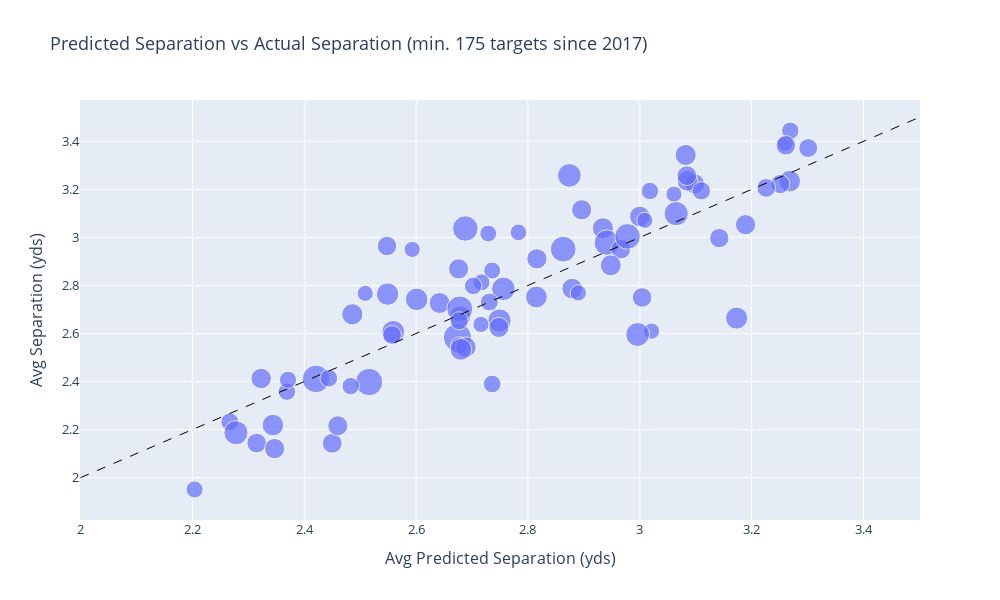

Write notebook code for a chart like this one.
### Markdown cell above
## Player Evaluation

### Code cell
import plotly.express as px

fig = px.scatter(Final_ES, x="Pred_Sep", y="Separation", size="Targets",
           hover_name="Receiver", width=1000, height=600, 
                 labels={
                     "Pred_Sep":'Predicted Separation',
                     "Pass Yds": "Rec Yards Per Target",
                     "Cmp": "Catch Rate",
                     'Air_Yds': 'Average Air Yards Per Target'
                 },
                title="Predicted Separation vs Actual Separation (min. 175 targets since 2017) ")

fig.update_layout(
    xaxis_title="Avg Predicted Separation (yds)",
    yaxis_title="Avg Separation (yds)",
    font=dict(
        size=13))

fig.add_shape(
        # Diagonal line
            type="line",
            x0=2,
            y0=2,
            x1=3.5,
            y1=3.5,
            line=dict(
                color="Black",
                width=1,
                dash="dash",
            )
)

fig.show()

### Figure 1 — Plotly figure (JSON) as saved in the notebook; plotly's stock layout.template omitted (floating-point values rounded to 4 significant figures)
{"data": [{"hovertemplate": "<b>%{hovertext}</b><br><br>Predicted Separation=%{x}<br>Separation=%{y}<br>Targets=%{marker.size}<extra></extra>", "hovertext": ["Ted Ginn", "Davante Adams", "Sammy Watkins", "Tyreek Hill", "DeSean Jackson", "Calvin Ridley", "Christian Kirk", "Cooper Kupp", "Will Fuller", "Keelan Cole", "Corey Davis", "Tyler Lockett", "Amari Cooper", "Brandin Cooks", "Adam Humphries", "Tyler Higbee", "Danny Amendola", "Adam Thielen", "Travis Kelce", "Julian Edelman", "Robby Anderson", "Dede Westbrook", "Antonio Brown", "Jarvis Landry", "Kenny Stills", "Robert Woods", "Taylor Gabriel", "Nelson Agholor", "Odell Beckham", "Cole Beasley", "Eric Ebron", "JuJu Smith-Schuster", "Willie Snead", "Emmanuel Sanders", "Jack Doyle", "Stefon Diggs", "Tyler Boyd", "Austin Hooper", "Keenan Allen", "George Kittle", "Evan Engram", "Randall Cobb", "Doug Baldwin", "Sterling Shepard", "Courtland Sutton", "Chris Godwin", "DeAndre Hopkins", "John Brown", "Michael Gallup", "Zach Ertz", "A.J. Green", "Jordy Nelson", "Mohamed Sanu", "D.J. Moore", "Michael Thomas", "Tyrell Williams", "Julio Jones", "Curtis Samuel", "Demaryius Thomas", "Kyle Rudolph", "Marvin Jones", "Michael Crabtree", "Mike Evans", "Jermaine Kearse", "Zay Jones", "T.Y. Hilton", "Jamison Crowder", "Alshon Jeffery", "Jimmy Graham", "Jared Cook", "Allen Robinson", "Cameron Brate", "Mike Williams", "DeVante Parker", "Golden Tate", "Devin Funchess", "Kenny Golladay", "Larry Fitzgerald", "Rob Gronkowski"], "legendgroup": "", "marker": {"color": "#636efa", "size": [188, 432, 253, 373, 172, 184, 174, 296, 174, 192, 271, 270, 336, 338, 236, 173, 285, 369, 442, 297, 299, 265, 347, 432, 234, 392, 202, 278, 291, 260, 259, 315, 173, 291, 201, 361, 283, 252, 451, 309, 244, 225, 190, 273, 204, 268, 504, 276, 196, 436, 212, 175, 293, 214, 530, 206, 497, 193, 281, 233, 258, 208, 387, 177, 220, 314, 272, 310, 249, 254, 260, 175, 194, 267, 324, 201, 273, 378, 209], "sizemode": "area", "sizeref": 1.325, "symbol": "circle"}, "mode": "markers", "name": "", "orientation": "v", "showlegend": false, "type": "scatter", "x": [2.729, 2.688, 2.548, 2.874, 2.509, 2.783, 3.061, 3.082, 2.593, 2.736, 2.676, 2.896, 2.549, 2.601, 3.301, 3.26, 3, 2.756, 2.863, 2.934, 2.486, 3.098, 2.559, 2.941, 2.557, 3.065, 3.018, 3.085, 2.642, 2.966, 3.084, 2.815, 3.009, 2.679, 3.269, 2.749, 2.879, 3.261, 2.678, 3.268, 3.251, 3.11, 2.717, 2.816, 2.369, 2.748, 2.421, 2.323, 2.371, 2.978, 2.267, 2.716, 2.948, 2.731, 2.674, 2.702, 2.516, 2.677, 2.689, 3.226, 2.315, 2.444, 2.278, 2.89, 2.677, 2.68, 3.189, 2.344, 3.142, 3.004, 2.45, 3.021, 2.204, 2.46, 3.173, 2.483, 2.347, 2.996, 2.736], "xaxis": "x", "y": [3.016, 3.037, 2.964, 3.258, 2.767, 3.021, 3.18, 3.343, 2.95, 2.862, 2.869, 3.115, 2.764, 2.742, 3.372, 3.392, 3.087, 2.786, 2.951, 3.038, 2.68, 3.223, 2.607, 2.978, 2.594, 3.099, 3.193, 3.235, 2.727, 2.951, 3.257, 2.752, 3.071, 2.671, 3.444, 2.654, 2.787, 3.383, 2.702, 3.234, 3.222, 3.194, 2.813, 2.911, 2.358, 2.625, 2.411, 2.413, 2.407, 3.004, 2.232, 2.638, 2.884, 2.731, 2.583, 2.798, 2.398, 2.551, 2.543, 3.206, 2.144, 2.414, 2.187, 2.769, 2.653, 2.534, 3.053, 2.219, 2.997, 2.75, 2.143, 2.61, 1.951, 2.216, 2.664, 2.381, 2.121, 2.596, 2.39], "yaxis": "y"}], "layout": {"font": {"size": 13}, "height": 600, "legend": {"itemsizing": "constant", "tracegroupgap": 0}, "shapes": [{"line": {"color": "Black", "dash": "dash", "width": 1}, "type": "line", "x0": 2, "x1": 3.5, "y0": 2, "y1": 3.5}], "title": {"text": "Predicted Separation vs Actual Separation (min. 175 targets since 2017) "}, "width": 1000, "xaxis": {"anchor": "y", "autorange": true, "domain": [0, 1], "range": [1.999, 3.501], "title": {"text": "Avg Predicted Separation (yds)"}, "type": "linear"}, "yaxis": {"anchor": "x", "autorange": true, "domain": [0, 1], "range": [1.824, 3.572], "title": {"text": "Avg Separation (yds)"}, "type": "linear"}}}
